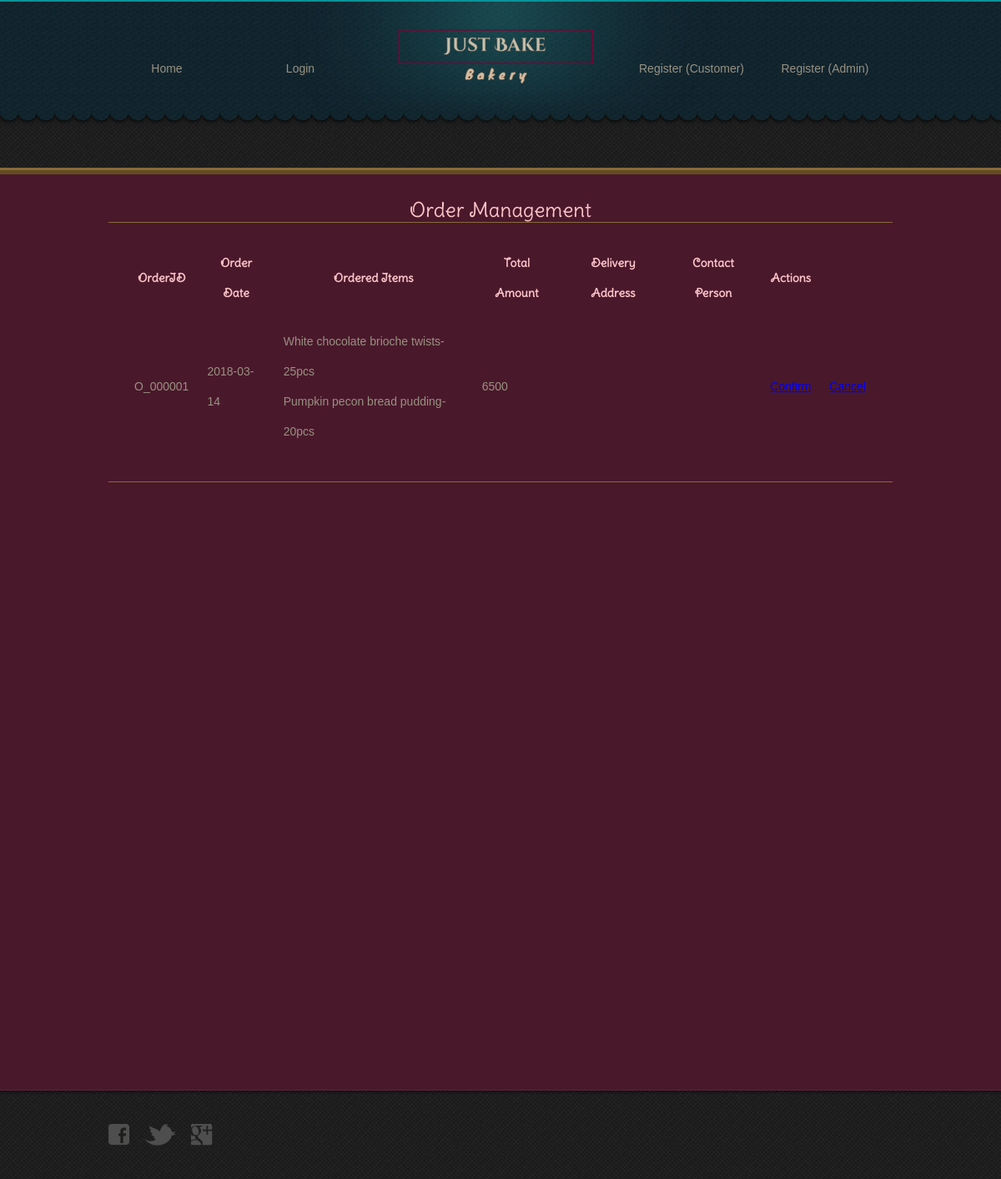
/manageorders.php, run on the app's committed database.
### tables this page shows
CREATE TABLE IF NOT EXISTS `orders` (
  `OrderID` varchar(30) NOT NULL,
  `DeliveryID` varchar(30) NOT NULL,
  `CustomerID` varchar(30) NOT NULL,
  `OrderDate` date NOT NULL,
  `PaymentType` varchar(30) NOT NULL,
  `DeliveryAddress` varchar(255) NOT NULL,
  `TotalAmount` int(11) NOT NULL,
  `CardNo` varchar(30) NOT NULL,
  `Status` varchar(30) NOT NULL
);

CREATE TABLE IF NOT EXISTS `orderdetail` (
  `OrderID` varchar(30) NOT NULL,
  `ProductID` varchar(30) NOT NULL,
  `Quantity` int(11) NOT NULL,
  `Amount` int(11) NOT NULL
);

CREATE TABLE IF NOT EXISTS `product` (
  `ProductID` varchar(30) NOT NULL,
  `ProductName` varchar(50) NOT NULL,
  `Quantity` int(11) NOT NULL,
  `Price` int(11) NOT NULL,
  `Ingredients` varchar(1000) NOT NULL,
  `Flavour` varchar(50) NOT NULL,
  `Image` varchar(30) NOT NULL
);

### manageorders.php (the view, shortened to what this page needs)
<?php
include('header.php');
$sql="SELECT * FROM Orders
		WHERE Status='Pending'";
$ret=mysql_query($sql);
$rcount=mysql_num_rows($ret);
?>
<div id="body">
<div id="contact">
<h1 align="center">Order Management</h1>
	<form action="manageorders.php" method="post">
		<table cellpadding=10>
			<tr>
				<th>OrderID</th>
				<th>Order Date</th>
				<th>Ordered Items</th>
				<th>Total Amount</th>
				<th>Delivery Address</th>
				<th>Contact Person</th>
				<th>Actions</th>
			</tr>
			<?php
			for($i=0;$i<$rcount;$i++)
			{
				$data=mysql_fetch_array($ret);
				echo "<tr>";
				echo "<td>".$data['OrderID']."</td>";
				echo "<td>".$data['OrderDate']."</td>";
				$stmt="SELECT * FROM orderdetail od, product p
						WHERE od.ProductID=p.ProductID
						AND od.OrderID='".$data['OrderID']."'";
				$run=mysql_query($stmt);
				$pcount=mysql_num_rows($run);
				echo "<td>";
				for($r=0;$r<$pcount;$r++)
				{
					$getdata=mysql_fetch_array($run);
					echo $getdata['ProductName']."-".$getdata['Quantity']."pcs";
					echo "<br/>";
				}
				echo "</td>";
				echo "<td>".$data['TotalAmount']."</td>";
				echo "<td>".$data['DeliveryAddress']."</td>";
				echo "<td>".$data['ContactPerson']."</td>";
				echo "<td><a href='manageorders.php?action=confirm&oid=".$data['OrderID']."'>Confirm</a></td>";
				echo "<td><a href='manageorders.php?action=cancel&oid=".$data['OrderID']."'>Cancel</a></td>";
				echo "</tr>";
			}
			?>
		</table>
	</form>
</div>
</div>
<?php
include('footer.php');
?>

### css/style.css (style rules this page uses)
body { background: url(../images/bg-body.jpg) repeat left top; font-family: Arial, Helvetica, sans-serif; font-size: 14px; line-height: 1; margin: 0; min-width: 960px; padding: 0; }
a { outline: none; }
#body { background: #4a182b; border-bottom: 1px solid #5f233a; min-height: 1050px; padding: 27px 0 20px; width: 100%; }
#body > div { margin: 0 auto; padding: 0; width: 960px; }
#body #contact { padding: 0 10px; width: 940px; }
#body #contact h1 { color: #fcc5c9; font-size: 24px; font-family: 'DeliusSwashCaps-Regular'; font-weight: normal; line-height: 30px; margin: 0; padding: 0; }
#body #contact form { border-bottom: 1px solid #876a38; border-top: 1px solid #876a38; margin: 0; overflow: hidden; padding: 18px 20px 30px 19px; }
#body #contact form table { color: #989282; line-height: 36px; }
#body #contact form td { color: #989282; }
#body #contact form th { color: #fcc5c9; line-height: 36px; font-family: 'DeliusSwashCaps-Regular'; font-size: 14px; }

### data on the page
orders: OrderID "O_000001", OrderDate "2018-03-14", TotalAmount "6500"
orderdetail: product.ProductName "White chocolate brioche twists", product.Quantity "25"
orderdetail: product.ProductName "Pumpkin pecon bread pudding", product.Quantity "20"
